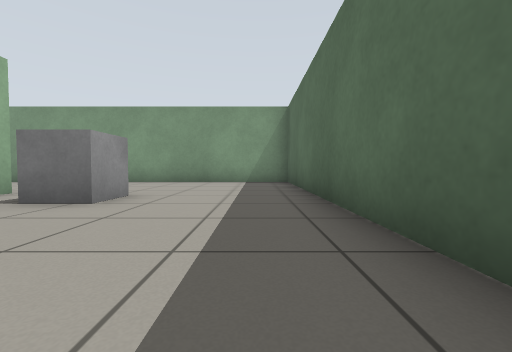
view 1 (above)

19 first-person views from a walk through a Gazebo world. The camera is 0.5 m above the floor, tilts 2° down and sees 90° across. The floor is counted in squares, 1 m on a side. Each view is taken from the middle of a square. On the plan, view 1 faces up. The plan holds only what a view shows up to about 9 squares ahead; the rest is blank. Simple patterns stand in for the simulator's built-in surfaces.

view 2
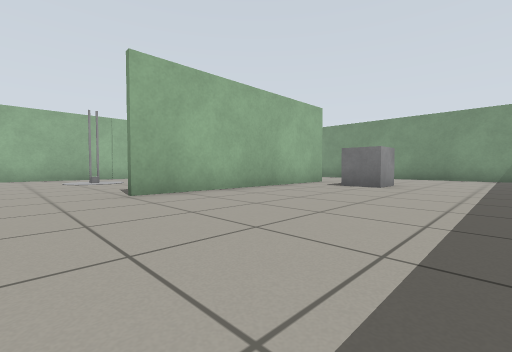

view 3
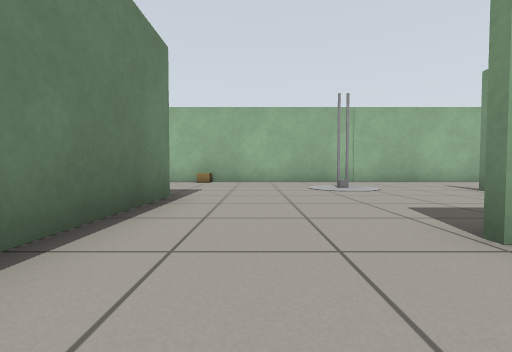

view 4
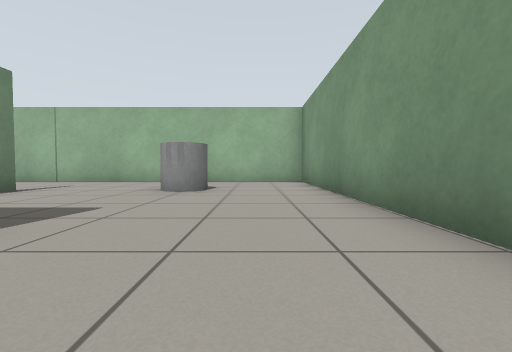

view 5
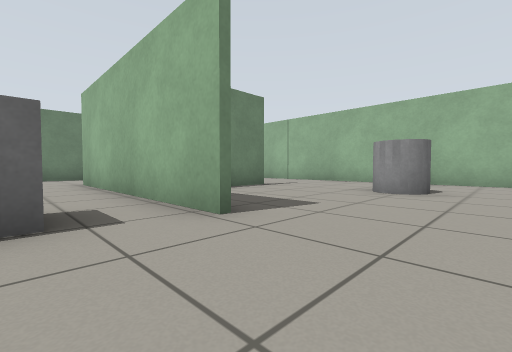

view 6
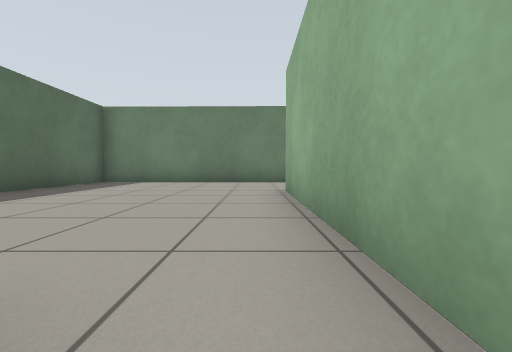

view 7
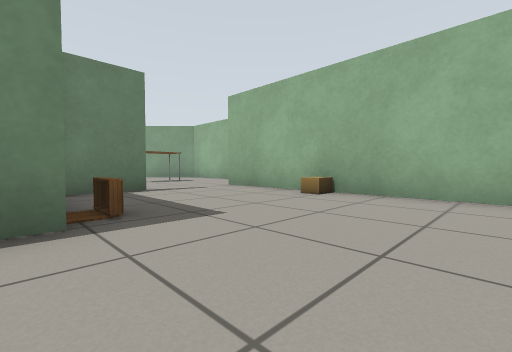

view 8
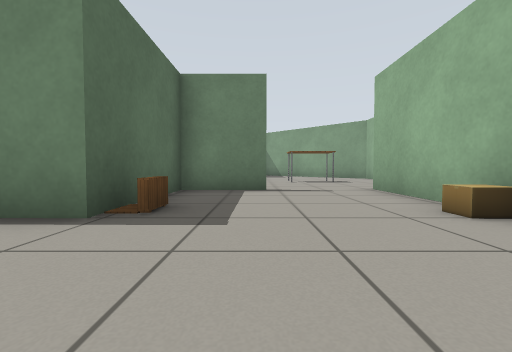

view 9
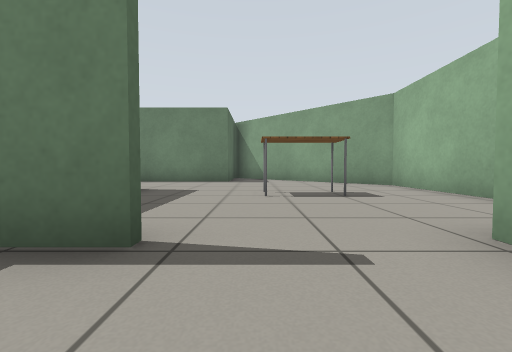

view 10
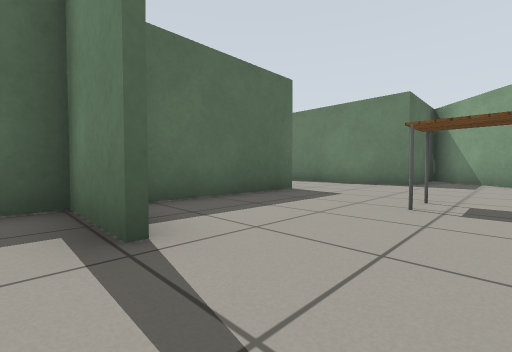

view 11
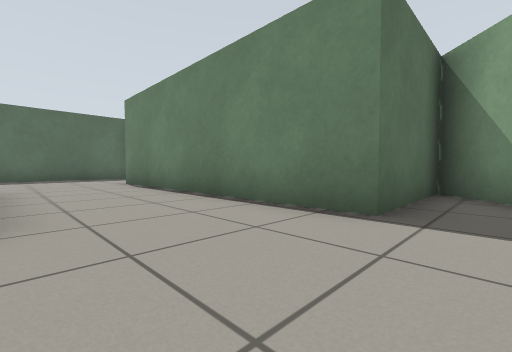

view 12
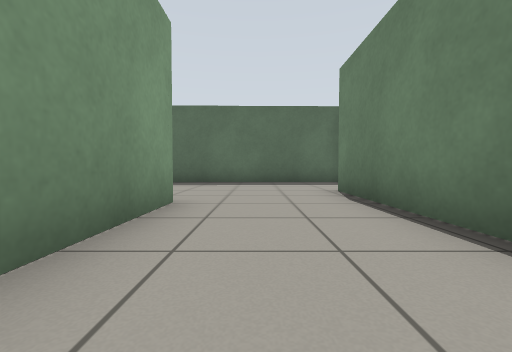

view 13
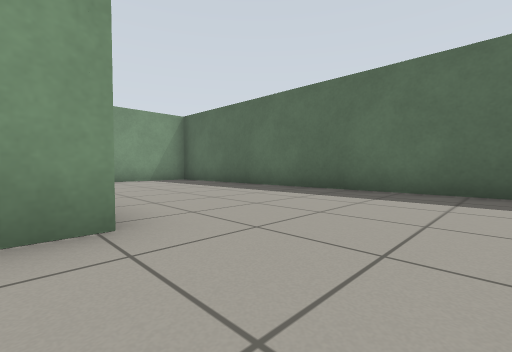

view 14
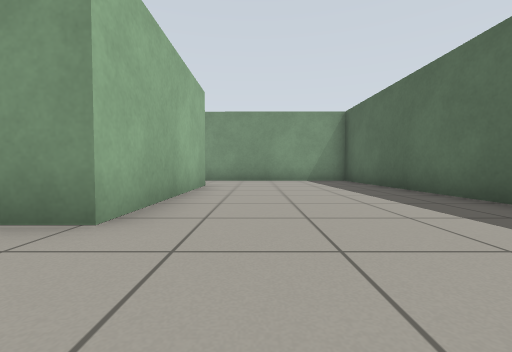

view 15
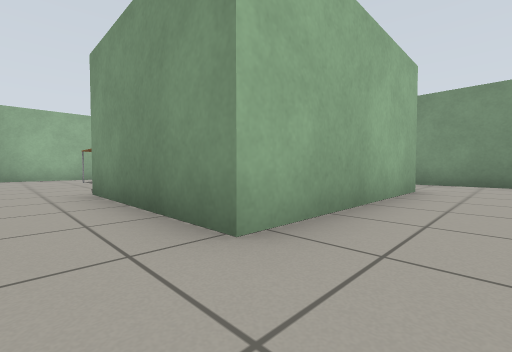

view 16
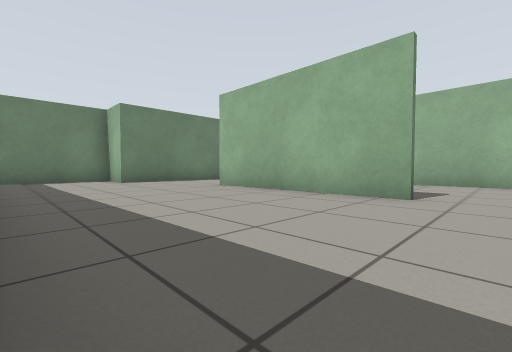

view 17
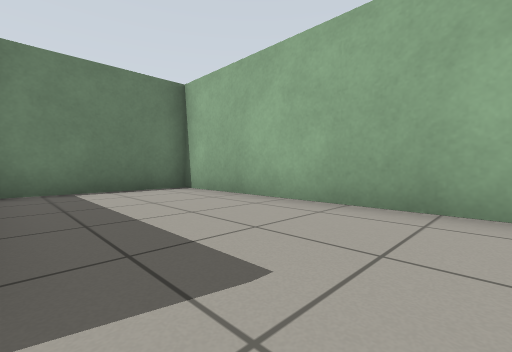

view 18
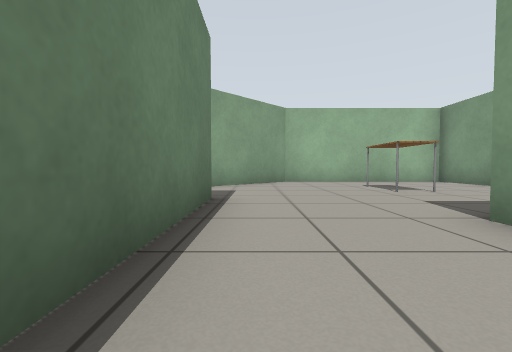

view 19
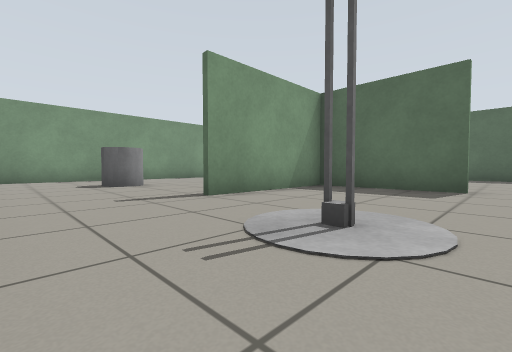

### Floor plan
Points are (right, up) in squares from view 1. A wall is a line through its corners. A room is listed if a view was taken in it or the views show most of it. See-through windows are left out.
Room 1 (views 1, 2, 3, 4, 5, 6, 7, 8, 9, 10, 19)
walls: (-8.5, 1.9) (-7.1, 1.9); (-4.8, -1.5) (-4.8, 1.7) (-8.5, 1.7); (-4.6, 4.9) (-4.6, -1.5); (1.1, 1) (1.1, 8.5) (-11.6, 8.5) (-11.6, -7.8); (-9.3, -7.6) (-7.4, -7.6) (-7.4, -4.5) (1.1, -4.5) (1.1, -1)
ways out: opening at (-10.5, -8) to room 2
objects: cardboard box (-11, -5); other object (-9, -1); grey cylinder (-9, 5) to (-8, 6); other object (-8, -5); grey box (-3, 4) to (-2, 4)
Room 2 (views 11, 12, 13, 18)
walls: (-11.6, -7.8) (-13.7, -7.8) (-13.7, -13) (-9, -17.7) (-9, -14.7) (-3.4, -14.7); (-3.4, -11.8) (-7.4, -11.8) (-7.4, -8.4)
ways out: opening at (-10.5, -8) to room 1; opening at (-3, -13.5) to room 3
objects: table (-11, -11) to (-10, -11)
Room 3 (views 14, 15, 16)
walls: (-3.4, -7) (-3.4, -11.8); (-3.4, -14.7) (-1.7, -14.7) (-1.7, -16) (1, -16); (-0.5, -4.7) (-4, -4.6); (1.6, -15.8) (1.2, -4.9)
ways out: opening at (-3, -13.5) to room 2; opening at (-4, -6) to room 4
Room 4 (view 17)
walls: (-7.2, -5.9) (-7.3, -11.7) (-3.9, -11.7)
ways out: opening at (-4, -6) to room 3

Where each view was taken, in squares from view 1:
view 1: 0 up, 0 right, facing up
view 2: 3 down, 0 right, facing up-left
view 3: 3 down, 3 left, facing left
view 4: 7 up, 3 left, facing left
view 5: 7 up, 3 left, facing down-left
view 6: 4 up, 4 left, facing down
view 7: 2 down, 7 left, facing down-left
view 8: 2 down, 9 left, facing down
view 9: 6 down, 10 left, facing down
view 10: 7 down, 11 left, facing down-right
view 11: 12 down, 10 left, facing down-right
view 12: 13 down, 7 left, facing right
view 13: 14 down, 4 left, facing up-right
view 14: 14 down, 2 left, facing up
view 15: 13 down, 2 left, facing up-left
view 16: 6 down, 1 right, facing down-left
view 17: 6 down, 4 left, facing down-left
view 18: 14 down, 5 left, facing left
view 19: 2 down, 11 left, facing up-right
